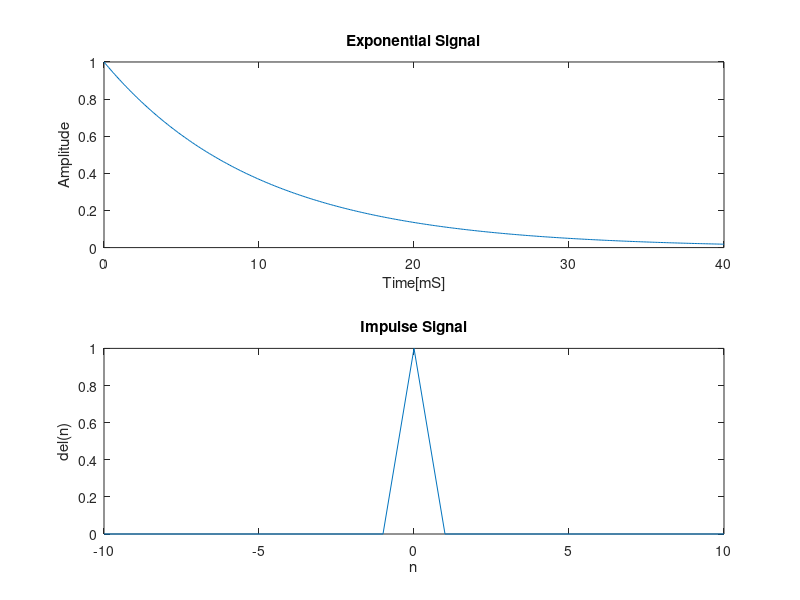

The MATLAB source for this figure:
% Assignment 1 Generation of some basic signals.
% x(t)= e -0.1t, for t= 0 to 40mS in steps of 0.1mS.

t = 0:0.1:40;
y = exp(-0.1 * t);
subplot(2,1,1);
plot(t, y);
title('Exponential Signal');
xlabel('Time[mS]');
ylabel('Amplitude');

% Unit Impulse signal δ(n)

n = -10:10;
del = zeros(1,21)
del(11) = 1;
subplot(2,1,2);
plot(n, del);
title('Impulse Signal');
xlabel('n');
ylabel('del(n)');